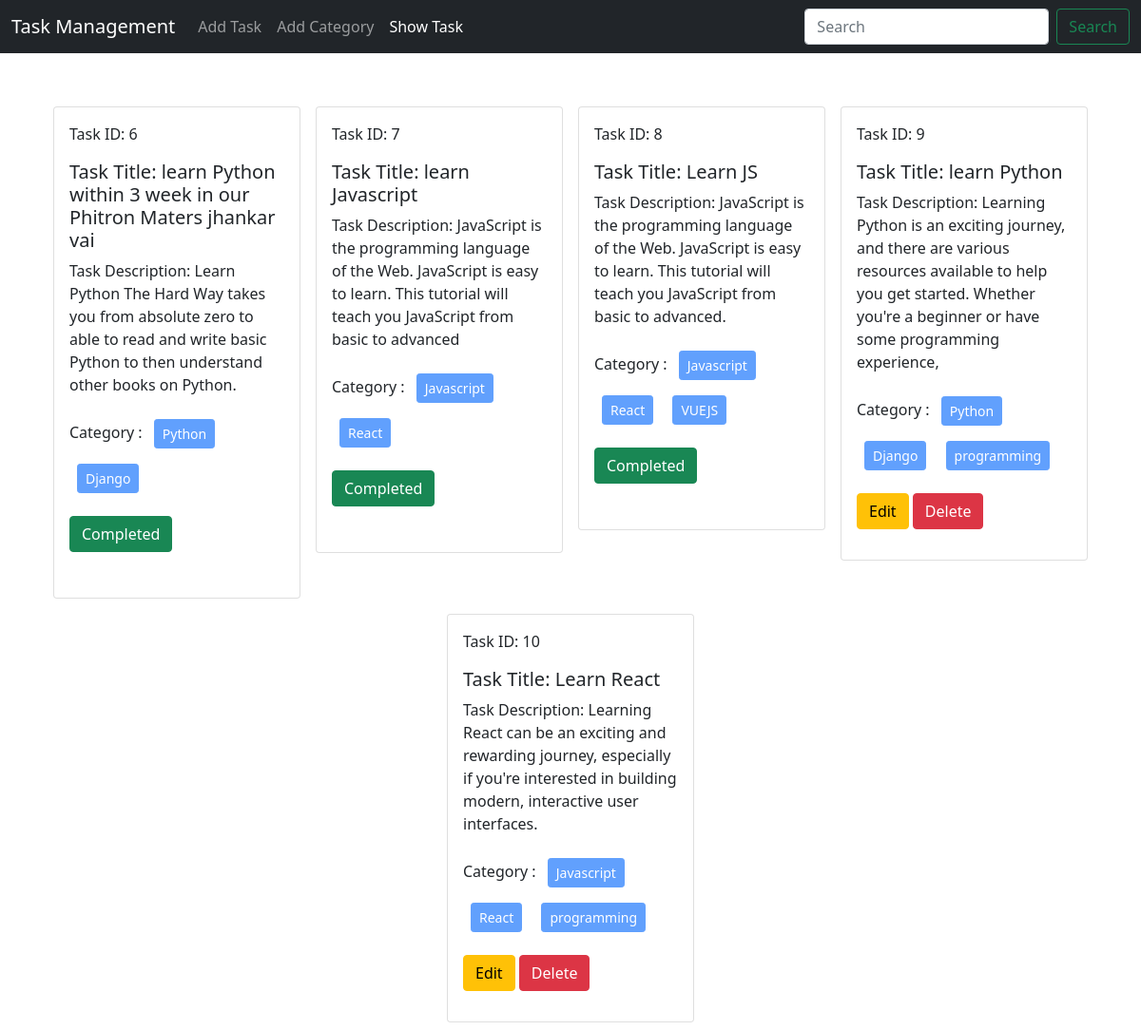
/show/, run on an earlier commit of the app's database.
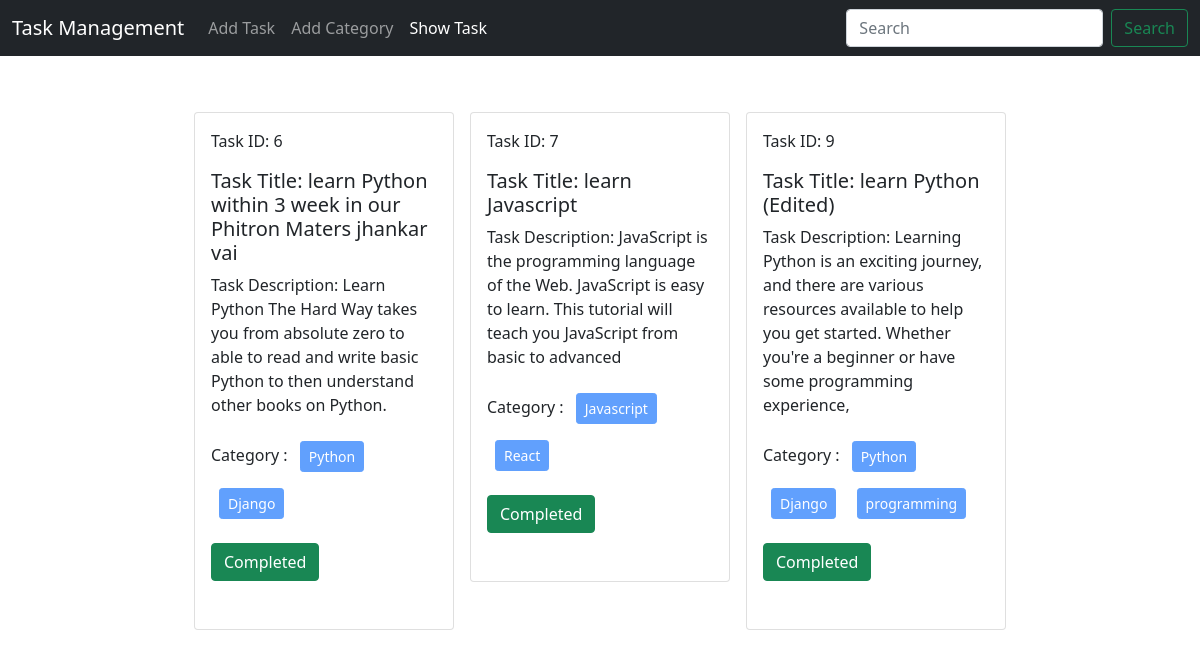
And on a later commit of the database.
### task/models.py (models this page shows)
class TaskModel(models.Model):
    taskTitle = models.CharField(max_length=200)
    taskDescription = models.TextField()
    category = models.ManyToManyField(TaskCategory)
    is_completed = models.BooleanField(default=False)
    taskAssignDate = models.DateField(auto_now_add=True)
    def __str__(self):
        return self.taskTitle

### category/models.py (models this page shows, shortened)
class TaskCategory(models.Model):
    name = models.CharField(max_length=255)

### task/views.py (the view)
# urls.py: path('show/', views.show_task, name='show_task'),
def show_task(request):
    data = TaskModel.objects.all()
    return render(request, 'show_task.html', {'data' : data})

### task/templates/show_task.html
{% extends 'base.html' %} {% block content %}
<div class="d-flex flex-wrap justify-content-center px-5 pt-5">
  {% for show in data %}
  <div class="col-sm-3">
    <div class="card m-2">
      <div class="card-body" >
          <p class="card-text">Task ID: {{show.id}}</p>
        <h5 class="card-title">Task Title: {{show.taskTitle}}</h5>
        <p class="card-text"><span class="font-weight-bold">Task Description:</span> {{show.taskDescription}}</p>
        <p>
          Category : {% for cat in show.category.all %}
          <button class="btn btn-primary btn-sm m-2" disabled >{{cat.name }} </button>
          {% endfor %}
        </p>
        <p>
            {% if show.is_completed %}
          <p class="btn btn-success">Completed</p>
        {% else %}
        <a href="{% url 'edit_task' show.id %}" class="btn btn-warning">Edit</a>
        <a href="{% url 'delete_task' show.id %}" class="btn btn-danger">Delete</a>
        {% endif %}
        </p>
      </div>
    </div>
  </div>
  {% endfor %}
</div>
{% endblock %}

What changed in the data, as far as the page shows it:
removed TaskModel: id "8", taskTitle "Learn JS", taskDescription "JavaScript is the programming language of the Web. JavaScript is easy to learn. This tutorial will teach you JavaScript from basic to advanced.", is_completed "Completed", TaskCategory (name "Javascript"), TaskCategory (name "React")
no longer on this page (row unchanged): TaskCategory: name "VUEJS", shown under "8"
removed TaskModel: id "10", taskTitle "Learn React", taskDescription "Learning React can be an exciting and rewarding journey, especially if you're interested in building modern, interactive user interfaces.", is_completed "Edit", TaskCategory (name "Javascript"), TaskCategory (name "React"), TaskCategory (name "programming")
changed TaskModel id 9: taskTitle "learn Python" → "learn Python (Edited)"; is_completed "Edit Delete" → "Completed"
